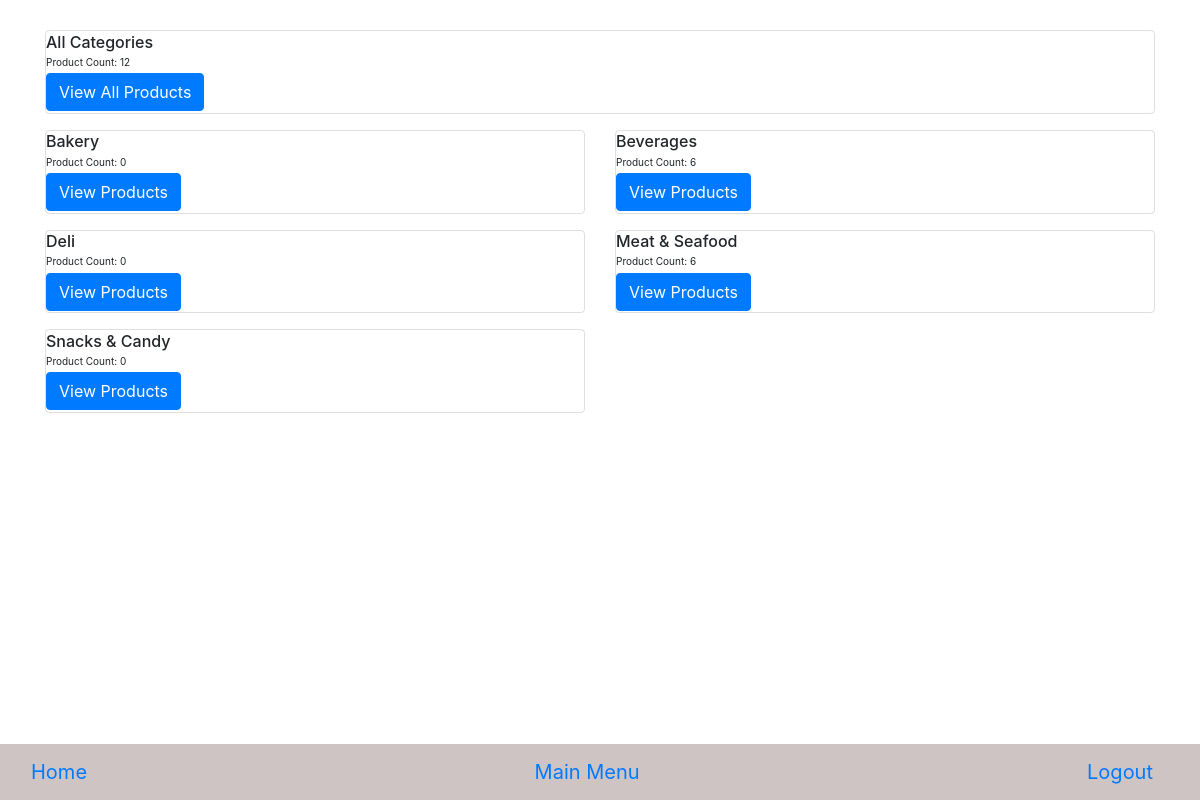
Screenshot of /items (signed in) with the database file from the repository.
### JacksonInventory/models.py (models this page shows)
class Category(db.Model):
    id = db.Column(db.Integer, primary_key=True)
    category = db.Column(db.String(75), unique=True)
    items = db.relationship('Item', backref='category', lazy=True)

### JacksonInventory/routes.py (the view)
@app.route('/items')
@login_required
def items_page():
    query = text('''
    SELECT c.id, c.category, COUNT(i.category_id) AS product_count
    FROM category c
    LEFT JOIN item i ON i.category_id = c.id
    GROUP BY c.id, c.category
    ORDER BY c.category
    ''')
    result = db.session.execute(query)
    categories = result.fetchall()
    total_product_count = db.session.query(func.count()).select_from(Item).scalar()
    return render_template('items.html', categories=categories, total_product_count=total_product_count)

### JacksonInventory/models.py (called while the page is built)
@login_manager.user_loader
def load_user(user_id):
    return User.query.get(int(user_id))

### JacksonInventory/routes.py (called while the page is built)
@app.context_processor
def base():
    form = SearchForm()
    return dict(form=form)

### JacksonInventory/templates/items.html (shortened to what this page needs)
{% extends 'base.html' %}
{% block content %}
<br/></br/>
<div class="container">
  <div class="row justify-content-center">
    <div class="col-12">
      {% if categories %}
      <div class="card mb-3" style="background-color: transparent;">
        <div class="row no-gutters">
          <div class="col-6">
            <div class="card-body">
              <h6 class="card-title">All Categories</h6>
              <p class="card-text">Product Count: {{ total_product_count }}</p>
              <a href="{{ url_for('all_categories_page') }}" class="btn btn-primary">View All Products</a>
            </div>
          </div>
        </div>
      </div>
      {% endif %}
      <div class="row">
        {% for category in categories %}
        <div class="col-6">
          <div class="card mb-3" style="background-color: transparent;">
            <div class="row no-gutters">
              <div class="col-12">
                <div class="card-body">
                  <h6 class="card-title">{{ category[1] }}</h6>
                  <p class="card-text">Product Count: {{ category[2] }}</p>
                  <a href="{{ url_for('category_page', id=category[0]) }}" class="btn btn-primary">View Products</a>
                </div>
              </div>
            </div>
          </div>
        </div>
        {% endfor %}
      </div>
    </div>
  </div>
</div>
{% endblock %}

### JacksonInventory/templates/base.html (shortened to what this page needs)
<!doctype html>
<html lang="en">
<head>
  <link rel="stylesheet" href="https://cdn.jsdelivr.net/npm/bootstrap@4.5.3/dist/css/bootstrap.min.css">
  <link rel="stylesheet" href="https://cdnjs.cloudflare.com/ajax/libs/bootstrap-select/1.14.0/css/bootstrap-select.min.css">
</head>
<body>
  <nav class="navbar navbar-expand-sm custom-navbar">
    <div class="container-fluid">
        <a class="navbar-brand" href="{{ url_for('home_page') }}">Home</a>
        <a class="navbar-brand" href="{{ url_for('mainmenu_page') }}">Main Menu</a>
        {% if current_user.is_authenticated %}
          <a class="navbar-brand" href="{{ url_for('logout_page') }}">Logout</a>
        {% else %}
          <a class="navbar-brand" href="{{ url_for('login_page') }}">Log In</a>
          <a class="navbar-brand" href="{{ url_for('register_page') }}">Register</a>
        {% endif %}
    </div>
</nav>
{% block content %}
{% endblock %}
</body>
</html>

### JacksonInventory/templates/base.html (style rules this page uses)
body { margin-bottom: 56px; }
.navbar { position: fixed; bottom: 0; left: 0; right: 0; z-index: 1000; }
.custom-navbar { background-color: rgba(195, 182, 182, 0.8); }

### JacksonInventory/templates/items.html (style rules this page uses)
body { font-size: 10px; }
.card-body { padding: 0.1rem 0; }
.card-title, .card-text { margin-bottom: 0.2rem; }

### rows the page displays
Category: category "Bakery", category "0"
Category: category "Beverages", category "6"
Category: category "Deli", category "0"
Category: category "Meat & Seafood", category "6"
Category: category "Snacks & Candy", category "0"

### other values shown
{{ total_product_count }} "12"
